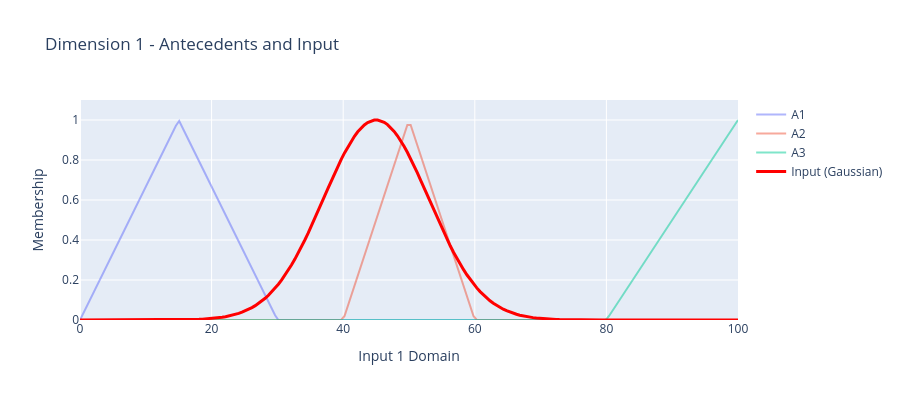
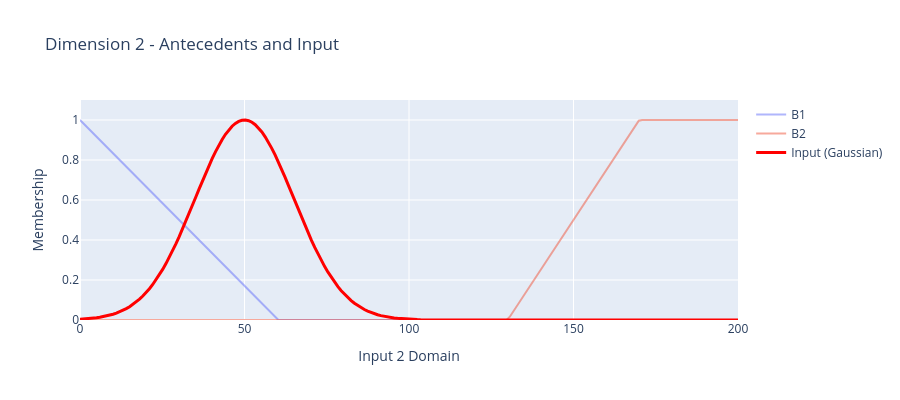
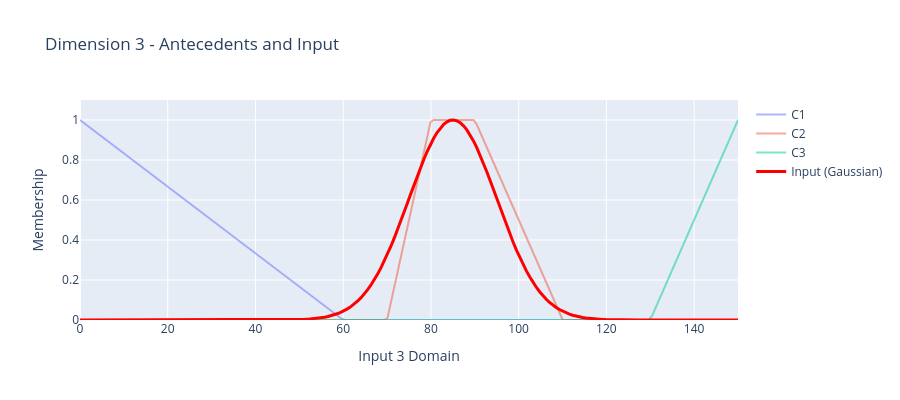
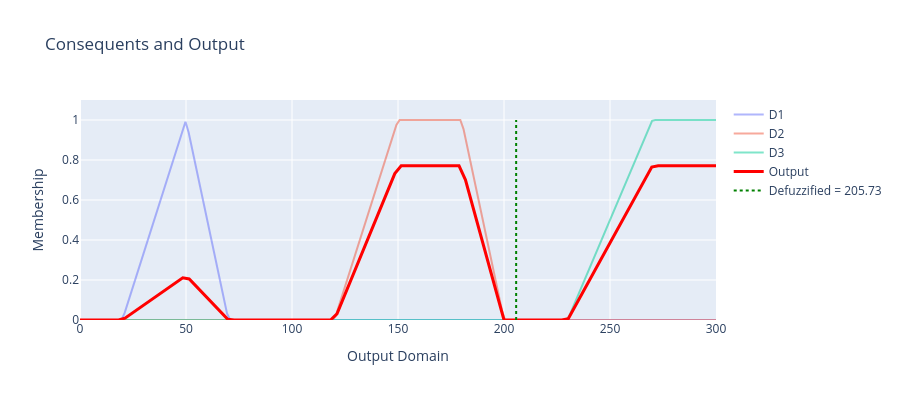

Notebook code for these charts, in order:
### Code cell
# Define Gaussian inputs for each dimension
input_3d_1 = Gaussian(center=45, sigma=8)   # Near A2 region
input_3d_2 = Gaussian(center=50, sigma=15)  # Between B1 and B2
input_3d_3 = Gaussian(center=85, sigma=10)  # Near C2 region

input_list_3d = [input_3d_1, input_3d_2, input_3d_3]

# Format inputs for A_FIS
input_fuzzy_sets_3d = [FuzzySet(f"X{i+1}", inp) for i, inp in enumerate(input_list_3d)]
input_formatted_3d = format_FN_N_Dim(input_fuzzy_sets_3d, ftype='rule_antecedent')

# Run A_FIS inference
output_3d, U_3d, y_crisp_3d, _ = run_afis(
    input_formatted_3d, 
    rule_base_3d,
    imp_params=['luka', 1], 
    t_norm_type='product'
)

print(f"Gaussian Inputs: X1(μ={input_3d_1.center}, σ={input_3d_1.sigma}), "
      f"X2(μ={input_3d_2.center}, σ={input_3d_2.sigma}), "
      f"X3(μ={input_3d_3.center}, σ={input_3d_3.sigma})")
print(f"Defuzzified output: {y_crisp_3d:.3f}")

# Plot antecedents + inputs for each dimension, and consequents + output
plot_results(rule_base_3d, input_list_3d, output_3d, U_3d, y_crisp_3d)

# Show SVI table
show_svi_table(rule_base_3d, input_formatted_3d)

### Figure 1 — Plotly figure (JSON) as saved in the notebook; plotly's stock layout.template omitted (floating-point values rounded to 4 significant figures; data arrays with more than 128 entries replaced by an {"elided": "..."} marker saying what was removed)
{"data": [{"line": {"width": 2}, "mode": "lines", "name": "A1", "opacity": 0.5, "type": "scatter", "x": {"elided": "200 float values"}, "y": {"elided": "200 float values"}}, {"line": {"width": 2}, "mode": "lines", "name": "A2", "opacity": 0.5, "type": "scatter", "x": {"elided": "200 float values"}, "y": {"elided": "200 float values"}}, {"line": {"width": 2}, "mode": "lines", "name": "A3", "opacity": 0.5, "type": "scatter", "x": {"elided": "200 float values"}, "y": {"elided": "200 float values"}}, {"line": {"color": "red", "width": 3}, "mode": "lines", "name": "Input (Gaussian)", "type": "scatter", "x": {"elided": "200 float values"}, "y": {"elided": "200 float values"}}], "layout": {"height": 400, "showlegend": true, "title": {"text": "Dimension 1 - Antecedents and Input"}, "xaxis": {"title": {"text": "Input 1 Domain"}}, "yaxis": {"range": [0, 1.1], "title": {"text": "Membership"}}}}

### Figure 2 — Plotly figure (JSON) as saved in the notebook; plotly's stock layout.template omitted (floating-point values rounded to 4 significant figures; data arrays with more than 128 entries replaced by an {"elided": "..."} marker saying what was removed)
{"data": [{"line": {"width": 2}, "mode": "lines", "name": "B1", "opacity": 0.5, "type": "scatter", "x": {"elided": "200 float values"}, "y": {"elided": "200 float values"}}, {"line": {"width": 2}, "mode": "lines", "name": "B2", "opacity": 0.5, "type": "scatter", "x": {"elided": "200 float values"}, "y": {"elided": "200 float values"}}, {"line": {"color": "red", "width": 3}, "mode": "lines", "name": "Input (Gaussian)", "type": "scatter", "x": {"elided": "200 float values"}, "y": {"elided": "200 float values"}}], "layout": {"height": 400, "showlegend": true, "title": {"text": "Dimension 2 - Antecedents and Input"}, "xaxis": {"title": {"text": "Input 2 Domain"}}, "yaxis": {"range": [0, 1.1], "title": {"text": "Membership"}}}}

### Figure 3 — Plotly figure (JSON) as saved in the notebook; plotly's stock layout.template omitted (floating-point values rounded to 4 significant figures; data arrays with more than 128 entries replaced by an {"elided": "..."} marker saying what was removed)
{"data": [{"line": {"width": 2}, "mode": "lines", "name": "C1", "opacity": 0.5, "type": "scatter", "x": {"elided": "200 float values"}, "y": {"elided": "200 float values"}}, {"line": {"width": 2}, "mode": "lines", "name": "C2", "opacity": 0.5, "type": "scatter", "x": {"elided": "200 float values"}, "y": {"elided": "200 float values"}}, {"line": {"width": 2}, "mode": "lines", "name": "C3", "opacity": 0.5, "type": "scatter", "x": {"elided": "200 float values"}, "y": {"elided": "200 float values"}}, {"line": {"color": "red", "width": 3}, "mode": "lines", "name": "Input (Gaussian)", "type": "scatter", "x": {"elided": "200 float values"}, "y": {"elided": "200 float values"}}], "layout": {"height": 400, "showlegend": true, "title": {"text": "Dimension 3 - Antecedents and Input"}, "xaxis": {"title": {"text": "Input 3 Domain"}}, "yaxis": {"range": [0, 1.1], "title": {"text": "Membership"}}}}

### Figure 4 — Plotly figure (JSON) as saved in the notebook; plotly's stock layout.template omitted (floating-point values rounded to 4 significant figures; data arrays with more than 128 entries replaced by an {"elided": "..."} marker saying what was removed)
{"data": [{"line": {"width": 2}, "mode": "lines", "name": "D1", "opacity": 0.5, "type": "scatter", "x": {"elided": "200 float values"}, "y": {"elided": "200 float values"}}, {"line": {"width": 2}, "mode": "lines", "name": "D2", "opacity": 0.5, "type": "scatter", "x": {"elided": "200 float values"}, "y": {"elided": "200 float values"}}, {"line": {"width": 2}, "mode": "lines", "name": "D3", "opacity": 0.5, "type": "scatter", "x": {"elided": "200 float values"}, "y": {"elided": "200 float values"}}, {"line": {"color": "red", "width": 3}, "mode": "lines", "name": "Output", "type": "scatter", "x": [0.0, 3.03, 6.061, 9.091, 12.12, 15.15, 18.18, 21.21, 24.24, 27.27, 30.3, 33.33, 36.36, 39.39, 42.42, 45.45, 48.48, 51.52, 54.55, 57.58, 60.61, 63.64, 66.67, 69.7, 72.73, 75.76, 78.79, 81.82, 84.85, 87.88, 90.91, 93.94, 96.97, 100.0, 103.0, 106.1, 109.1, 112.1, 115.2, 118.2, 121.2, 124.2, 127.3, 130.3, 133.3, 136.4, 139.4, 142.4, 145.5, 148.5, 151.5, 154.5, 157.6, 160.6, 163.6, 166.7, 169.7, 172.7, 175.8, 178.8, 181.8, 184.8, 187.9, 190.9, 193.9, 197.0, 200.0, 203.0, 206.1, 209.1, 212.1, 215.2, 218.2, 221.2, 224.2, 227.3, 230.3, 233.3, 236.4, 239.4, 242.4, 245.5, 248.5, 251.5, 254.5, 257.6, 260.6, 263.6, 266.7, 269.7, 272.7, 275.8, 278.8, 281.8, 284.8, 287.9, 290.9, 293.9, 297.0, 300.0], "y": [0.0, 0.0, 0.0, 0.0, 0.0, 0.0, 0.0, 0.008961, 0.03136, 0.05376, 0.07617, 0.09857, 0.121, 0.1434, 0.1658, 0.1882, 0.2106, 0.205, 0.1714, 0.1378, 0.1042, 0.07057, 0.03696, 0.00336, 0.0, 0.0, 0.0, 0.0, 0.0, 0.0, 0.0, 0.0, 0.0, 0.0, 0.0, 0.0, 0.0, 0.0, 0.0, 0.0, 0.03114, 0.109, 0.1868, 0.2647, 0.3425, 0.4204, 0.4982, 0.5761, 0.6539, 0.7318, 0.7707, 0.7707, 0.7707, 0.7707, 0.7707, 0.7707, 0.7707, 0.7707, 0.7707, 0.7707, 0.7006, 0.5839, 0.4671, 0.3503, 0.2335, 0.1168, 0.0, 0.0, 0.0, 0.0, 0.0, 0.0, 0.0, 0.0, 0.0, 0.0, 0.005839, 0.06423, 0.1226, 0.181, 0.2394, 0.2978, 0.3562, 0.4145, 0.4729, 0.5313, 0.5897, 0.6481, 0.7065, 0.7649, 0.7707, 0.7707, 0.7707, 0.7707, 0.7707, 0.7707, 0.7707, 0.7707, 0.7707, 0.7707]}, {"line": {"color": "green", "dash": "dot", "width": 2}, "mode": "lines", "name": "Defuzzified = 205.73", "type": "scatter", "x": [205.7, 205.7], "y": [0, 1]}], "layout": {"height": 400, "showlegend": true, "title": {"text": "Consequents and Output"}, "xaxis": {"title": {"text": "Output Domain"}}, "yaxis": {"range": [0, 1.1], "title": {"text": "Membership"}}}}
